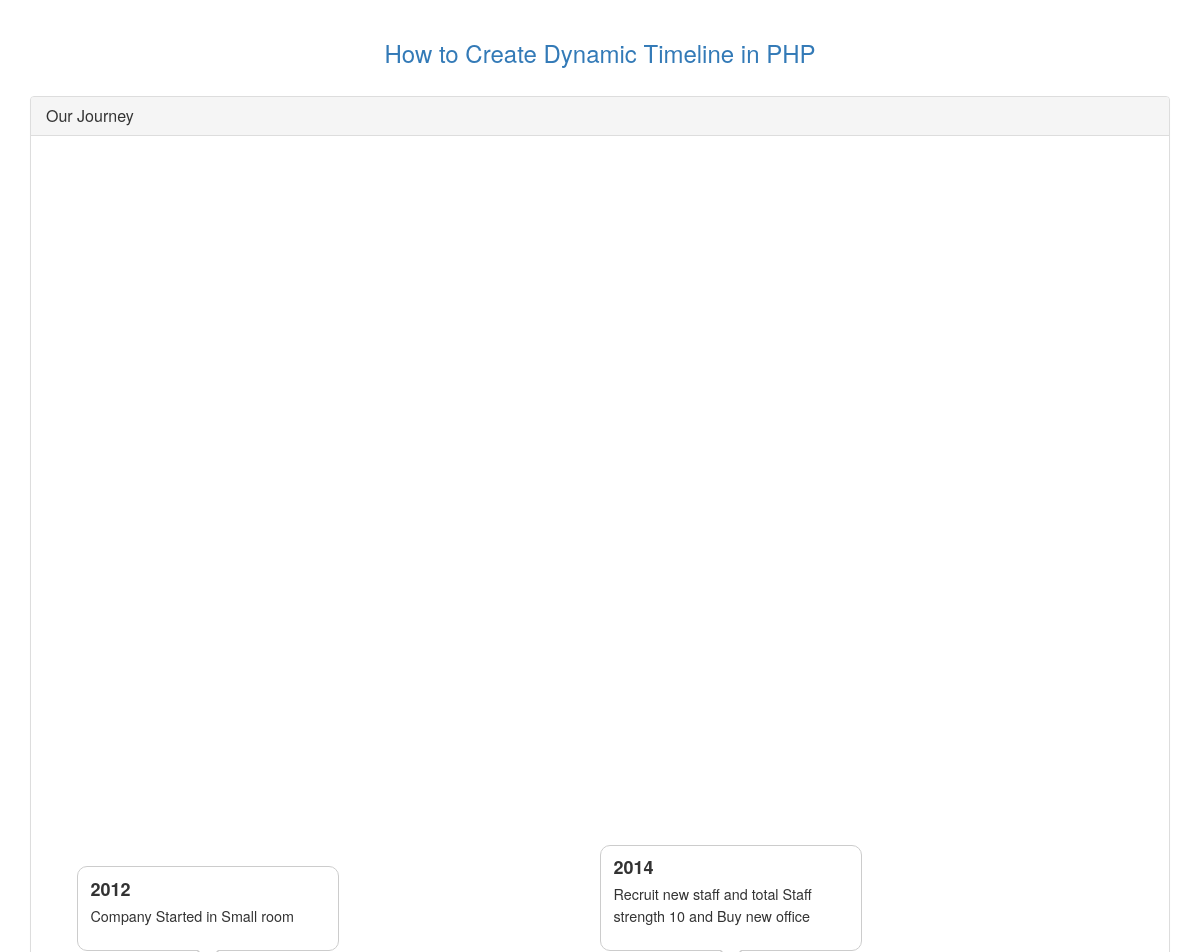
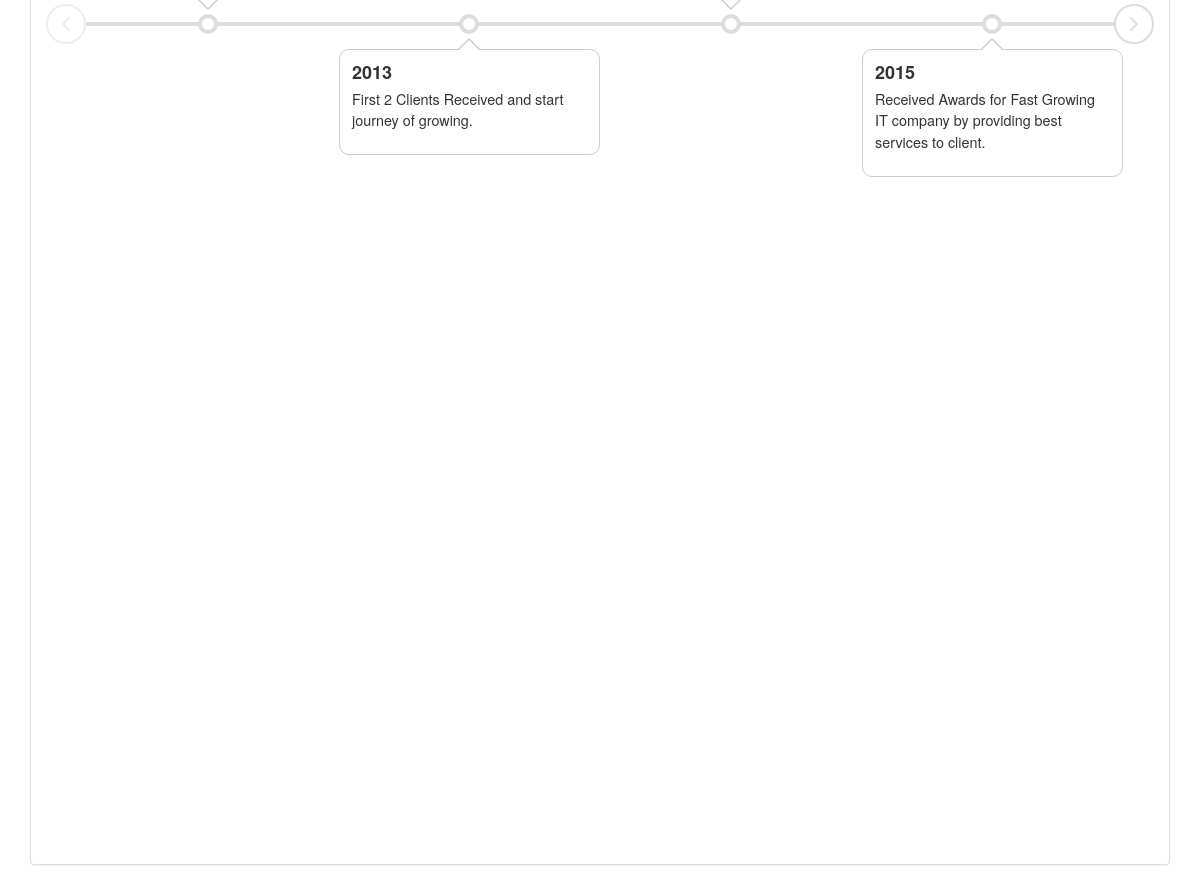
/horizontal-timeline.php, run on the app's committed database (2 pictures, top to bottom).
### tables this page shows
CREATE TABLE `timeline` (
  `id` int(11) NOT NULL,
  `year` int(10) NOT NULL,
  `comment` text NOT NULL
);

### horizontal-timeline.php (the view, shortened to what this page needs)
<?php
$connect = new PDO("mysql:host=localhost;dbname=testing", "root", "");
$query = "SELECT * FROM timeline ORDER BY id ASC";
$statement = $connect->prepare($query);
$statement->execute();
$result = $statement->fetchAll();
?>
<html>
    <head>
		<link rel="stylesheet" href="css/bootstrap.min.css" />
        <link rel="stylesheet" href="css/timeline.min.css" />
    </head>
    <body>
        <div class="container">
			<br />
			<h3 align="center"><a href="">How to Create Dynamic Timeline in PHP</a></a></h3><br />
			<div class="panel panel-default">
				<div class="panel-heading">
                    <h3 class="panel-title">Our Journey</h3>
                </div>
                <div class="panel-body">
                	<div class="timeline">
                        <div class="timeline__wrap">
                            <div class="timeline__items">
                            <?php
                            foreach($result as $row)
                            {
                            ?>
                            	<div class="timeline__item">
                                    <div class="timeline__content">
                                    	<h2><?php echo $row["year"]; ?></h2>
                                    	<p><?php echo $row["comment"]; ?></p>
                                    </div>
                                </div>
                            <?php
                            }
                            ?>
                            </div>
                        </div>
                    </div>
                </div>
			</div>
		</div>
    </body>
</html>

### data on the page
timeline: year "2012", comment "Company Started in Small room"
timeline: year "2013", comment "First 2 Clients Received and start journey of growing."
timeline: year "2014", comment "Recruit new staff and total Staff strength 10 and Buy new office"
timeline: year "2015", comment "Received Awards for Fast Growing IT company by providing best services to client."
